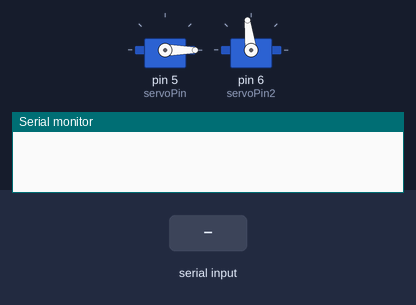
A sketch run on a simulated Arduino Nano, built with avr-gcc and run on an emulated ATmega328P. Parts: 2 × servo, the last lines printed to the serial monitor. Inputs (shaded band) come from the test bench.

Above: at 1.2 s.
1.3 s: "soil" received over Serial
At 3.6 s:
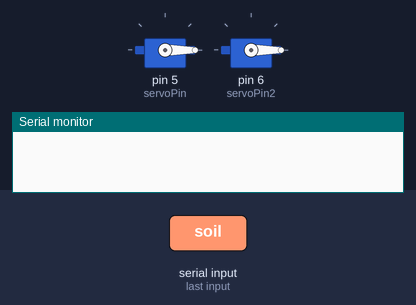
3.9 s: "temphumid" received over Serial
6.6 s: "grip_close" received over Serial
At 8.0 s:
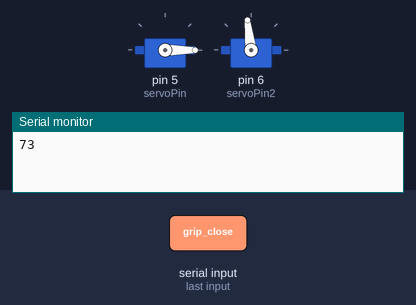
9.1 s: "grip_open" received over Serial
At 10.9 s:
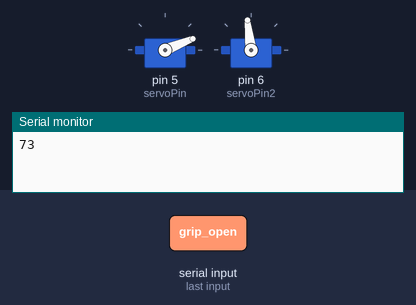
11.9 s: "down_soil" received over Serial
At 14.2 s:
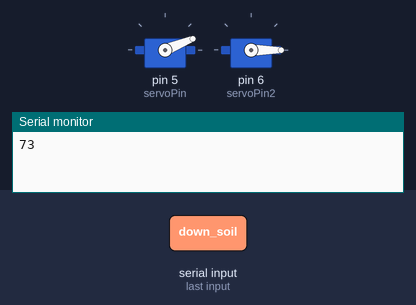
14.5 s: "up_soil" received over Serial
At 16.4 s:
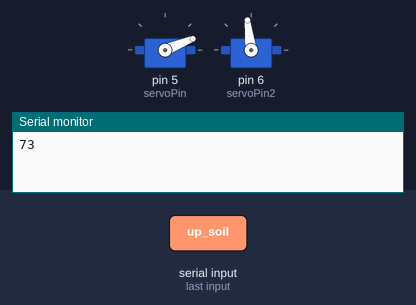
Timing chart, 0 to 17.9 s (numbered marks = the images above; inputs shaded):
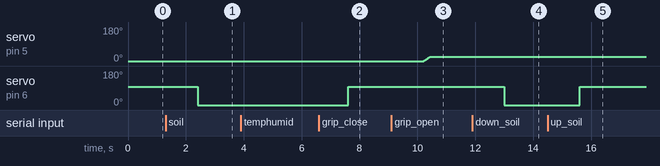

Measured:
- after the input at 1.3 s, servo on pin 6 (servoPin2): 97° → 0° after 1.1 s
- after the input at 6.6 s, servo on pin 6 (servoPin2): 0° → 97° after 1.0 s
- after the input at 9.1 s, servo on pin 5 (servoPin): moves from 0° to 22° over 0.21 s, starting after 1.1 s
- after the input at 11.9 s, servo on pin 6 (servoPin2): 97° → 0° after 1.1 s
- after the input at 14.5 s, servo on pin 6 (servoPin2): 0° → 97° after 1.1 s

The sketch:

sketch_mar28a.ino
```cpp
#include <DHT.h>
#include <Servo.h>

int read_soil_humid();
void get_temp_and_humid(float *, float *, float*);
void move_motor_XY(int x, int y);
void oppen_gipeer();
void close_gripper();

static const int servoPin = 5;
Servo servo1;
static const int servoPin2 = 6;
Servo servo2;

#define DHTTYPE DHT11   // DHT 11
const int moist = A4;
const int dht_pin = A5;

const int light_pin = A6;
const int max_light = 1023;
const int min_light = 397;
int raw_light = 0;


const int air_val = 864;
const int water_val = 386;


//soil moisture level
int moist_read = 0;

//ambiant temperature and humidity
float temp;
float humid;
float intent;
DHT dht(dht_pin, DHTTYPE);

String instruction = "";
String sub_instruc = "";
bool not_read = true;

//RGB

//

// the setup function runs once when you press reset or power the board
void setup() {

  // initialize digital pin LED_BUILTIN as an output.
  Serial.begin(9600);
  dht.begin();
  servo1.attach(servoPin);
  servo1.write (0);
  servo2.attach(servoPin2);
  servo2.write(97);

}

// the loop function runs over and over again forever
void loop() {

  while(!Serial.available() ){
  }
  instruction = Serial.readString();
  instruction.trim();
  delay(100);

  if (instruction == "soil"){
    servo2.write(0);
    while(!Serial.available() ){
    }
    sub_instruc = Serial.readString();
    moist_read = read_soil_humid();
    Serial.println(moist_read);
    while(!Serial.available() ){
    }
    sub_instruc = Serial.readString();
    servo2.write(97);
  }
  else if (instruction == "temphumid"){
    //get instruction on movement
    get_temp_and_humid(&humid, &temp, &intent);
    Serial.print(humid);
    Serial.print(",");
    Serial.print(temp);
    Serial.print(",");
    Serial.println(intent);
  }
  else if (instruction == "grip_close"){
    close_gripper();
  }
  else if(instruction == "grip_open"){
    oppen_gipeer();
  }
  else if(instruction == "down_soil"){
      servo2.write(0);
  }
  else if(instruction == "up_soil"){
      servo2.write(97);
  }
  else{
    Serial.println("instruction given is not correct");
  }

}

int read_soil_humid (){
  //TODO: move motor to right position
  //TODO: move motor down

  delay(100);
  moist_read = analogRead(moist);
  moist_read = map(moist_read, air_val, water_val, 0, 100);
  if(moist_read < 0){
    moist_read = 0;
  }

  delay(100);
  return moist_read;

  //TODO: move motor up

}
void get_temp_and_humid(float *humid, float *temp, float *intent){
  *humid = dht.readHumidity();
  // Read temperature as Celsius
  *temp = dht.readTemperature();
  raw_light = analogRead(light_pin);
  *intent = map(raw_light, min_light, max_light, 0, 100);
}

void close_gripper(){
  servo1.write(0);
}

void oppen_gipeer(){
    for(int posDegrees = 0  ; posDegrees <= 22; posDegrees++) {
      servo1.write(posDegrees);
      delay(10);
  }
}
```
